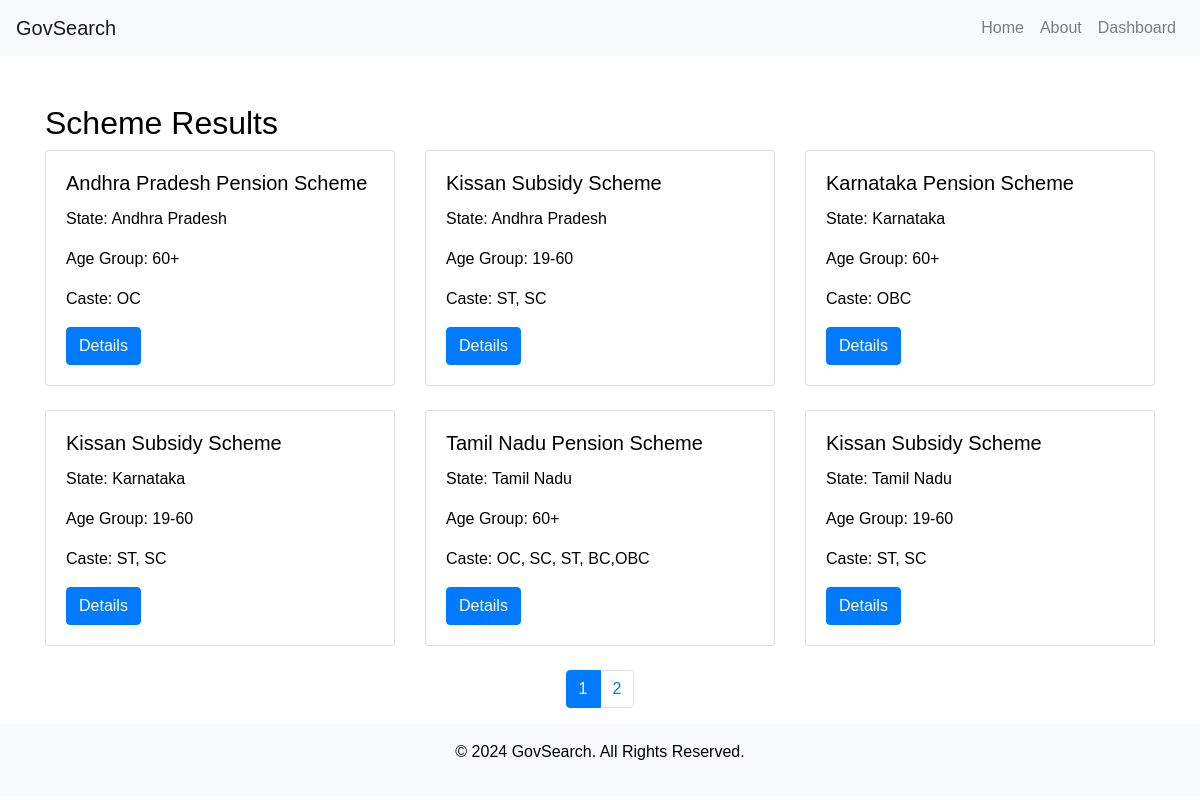
The page /results.php on the database as committed earlier.
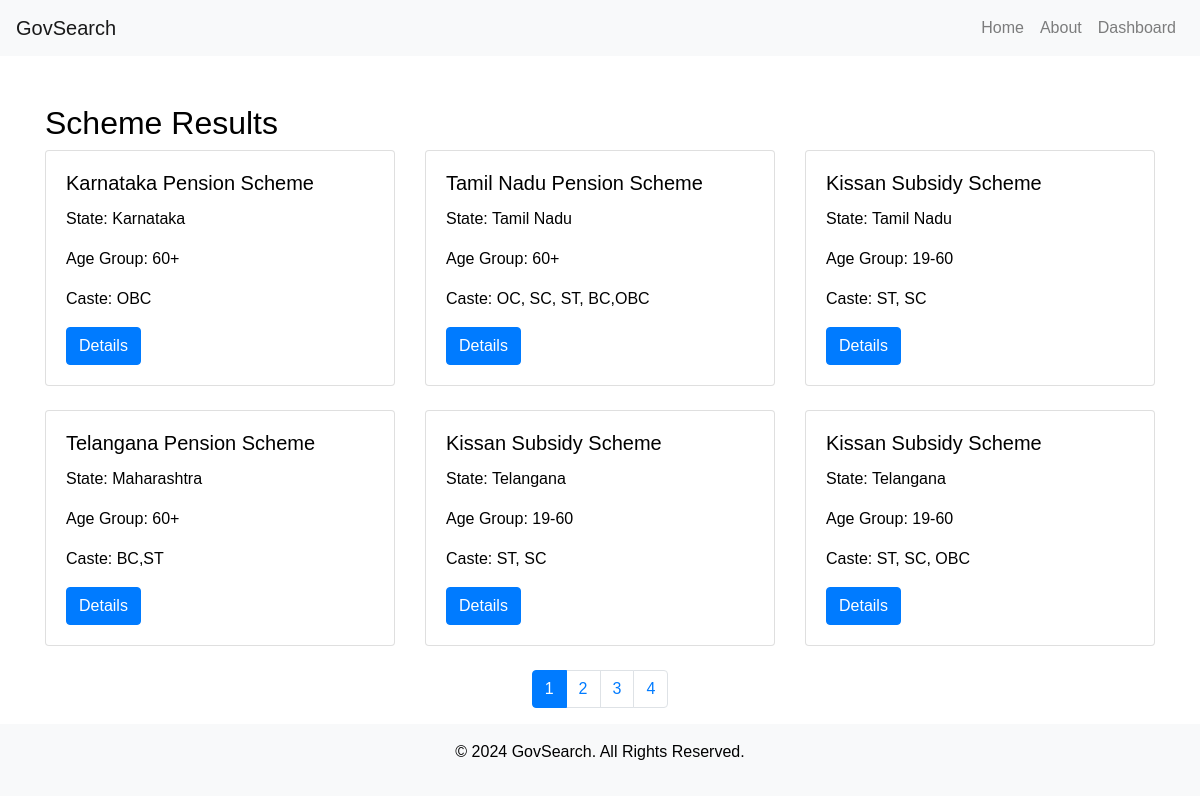
The same page on the database as committed later.
### tables this page shows
CREATE TABLE `schemes` (
  `id` int(11) NOT NULL,
  `scheme_name` varchar(255) NOT NULL,
  `state` varchar(100) NOT NULL,
  `age_group` varchar(50) DEFAULT NULL,
  `caste` varchar(50) DEFAULT NULL
);

### results.php (the view, shortened to what this page needs)
<?php
$servername = "localhost";
$username = "asse6007_admin";
$password = "00000000";
$dbname = "asse6007_gov_schemes";
$conn = new mysqli($servername, $username, $password, $dbname);
$query = isset($_GET['query']) ? $_GET['query'] : '';
$state = isset($_GET['state']) ? $_GET['state'] : '';
$age_group = isset($_GET['age_group']) ? $_GET['age_group'] : '';
$caste = isset($_GET['caste']) ? $_GET['caste'] : '';
$results_per_page = 6;
$page = isset($_GET['page']) ? (int)$_GET['page'] : 1;
$offset = ($page - 1) * $results_per_page;
$sql = "SELECT * FROM schemes WHERE 1=1";
$params = [];
$types = "";
$sql .= " LIMIT ?, ?";
$params[] = $offset;
$params[] = $results_per_page;
$types .= "ii";
$stmt = $conn->prepare($sql);
if (!empty($types)) {
    $stmt->bind_param($types, ...$params);
}
if (!$stmt->execute()) {
    die("Error in query execution: " . $stmt->error);
}
$result = $stmt->get_result();
$total_sql = "SELECT COUNT(*) FROM schemes WHERE 1=1";
$total_result = $conn->query($total_sql);
$total_rows = $total_result->fetch_row()[0];
$total_pages = ceil($total_rows / $results_per_page);
?>
<!DOCTYPE html>
<html lang="en">
<head>
    <link href="https://stackpath.bootstrapcdn.com/bootstrap/4.5.2/css/bootstrap.min.css" rel="stylesheet">
</head>
<body>
<?php include('header.php'); ?>
<div class="container mt-5">
    <h2>Scheme Results</h2>
    <?php if ($result->num_rows > 0): ?>
        <div class="row">
            <?php while ($row = $result->fetch_assoc()): ?>
                <div class="col-md-4 mb-4">
                    <div class="card">
                        <div class="card-body">
                            <h5 class="card-title"><?php echo htmlspecialchars($row['scheme_name']); ?></h5>
                            <p class="card-text">State: <?php echo htmlspecialchars($row['state']); ?></p>
                            <p class="card-text">Age Group: <?php echo htmlspecialchars($row['age_group']); ?></p>
                            <p class="card-text">Caste: <?php echo htmlspecialchars($row['caste']); ?></p>
                            <a href="<?php echo htmlspecialchars($row['scheme_link']); ?>" class="btn btn-primary" target="_blank">Details</a>
                        </div>
                    </div>
                </div>
            <?php endwhile; ?>
        </div>
    <?php else: ?>
        <p>No schemes found.</p>
    <?php endif; ?>
    <nav>
        <ul class="pagination justify-content-center">
            <?php for ($i = 1; $i <= $total_pages; $i++): ?>
                <li class="page-item <?php if ($i == $page) echo 'active'; ?>">
                    <a class="page-link" href="?query=<?php echo urlencode($query); ?>&state=<?php echo urlencode($state); ?>&age_group=<?php echo urlencode($age_group); ?>&caste=<?php echo urlencode($caste); ?>&page=<?php echo $i; ?>"><?php echo $i; ?></a>
                </li>
            <?php endfor; ?>
        </ul>
    </nav>
</div>
<?php include('footer.php'); ?>
</body>
</html>

Rows that differ between the two databases and show on the page:
removed schemes: scheme_name "Andhra Pradesh Pension Scheme", state "Andhra Pradesh", age_group "60+", caste "OC"
removed schemes: scheme_name "Kissan Subsidy Scheme", state "Andhra Pradesh", age_group "19-60", caste "ST, SC"
removed schemes: scheme_name "Kissan Subsidy Scheme", state "Karnataka", age_group "19-60", caste "ST, SC"
now on this page (row edited): schemes: scheme_name "Telangana Pension Scheme", state "Maharashtra", age_group "60+", caste "BC,ST"
now on this page (row unchanged): schemes: scheme_name "Kissan Subsidy Scheme", state "Telangana", age_group "19-60", caste "ST, SC"
now on this page (row unchanged): schemes: scheme_name "Kissan Subsidy Scheme", state "Telangana", age_group "19-60", caste "ST, SC, OBC"
Other text that changed with them:
new list line: "3"
new list line: "4"
